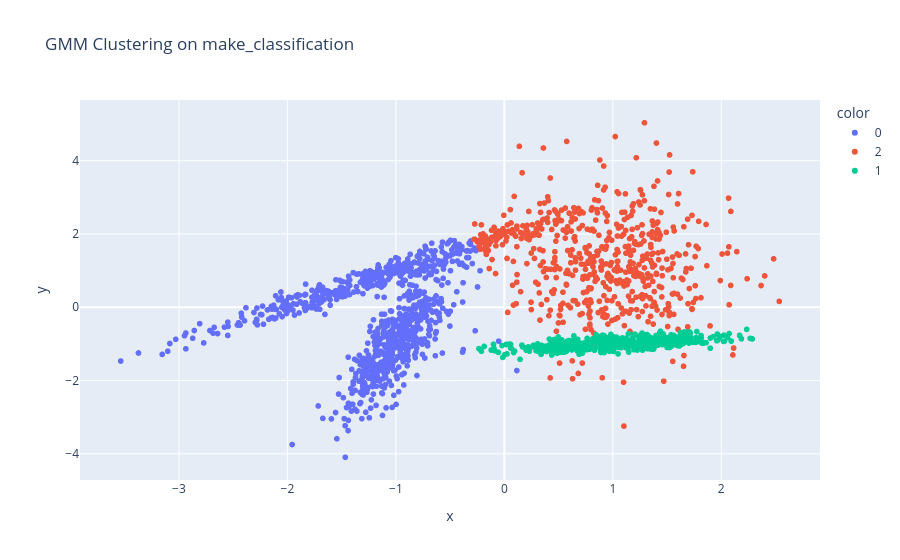

The cell this chart's notebook holds for it:
### Markdown cell above
#### make_classification

### Code cell
gmm = GaussianMixture(n_components=3, random_state=42)
labels_gmm = gmm.fit_predict(X_class)
fig = px.scatter(x=X_class[:,0], y=X_class[:,1], color=labels_gmm.astype(str), title="GMM Clustering on make_classification")
fig.show()

### Figure 1 — Plotly figure (JSON) as saved in the notebook; plotly's stock layout.template omitted (floating-point values rounded to 4 significant figures; data arrays with more than 128 entries replaced by an {"elided": "..."} marker saying what was removed)
{"data": [{"hovertemplate": "color=0<br>x=%{x}<br>y=%{y}<extra></extra>", "legendgroup": "0", "marker": {"color": "#636efa", "symbol": "circle"}, "mode": "markers", "name": "0", "showlegend": true, "type": "scattergl", "x": {"elided": "904 float values"}, "xaxis": "x", "y": {"elided": "904 float values"}, "yaxis": "y"}, {"hovertemplate": "color=2<br>x=%{x}<br>y=%{y}<extra></extra>", "legendgroup": "2", "marker": {"color": "#EF553B", "symbol": "circle"}, "mode": "markers", "name": "2", "showlegend": true, "type": "scattergl", "x": {"elided": "578 float values"}, "xaxis": "x", "y": {"elided": "578 float values"}, "yaxis": "y"}, {"hovertemplate": "color=1<br>x=%{x}<br>y=%{y}<extra></extra>", "legendgroup": "1", "marker": {"color": "#00cc96", "symbol": "circle"}, "mode": "markers", "name": "1", "showlegend": true, "type": "scattergl", "x": {"elided": "518 float values"}, "xaxis": "x", "y": {"elided": "518 float values"}, "yaxis": "y"}], "layout": {"legend": {"title": {"text": "color"}, "tracegroupgap": 0}, "title": {"text": "GMM Clustering on make_classification"}, "xaxis": {"anchor": "y", "domain": [0, 1], "title": {"text": "x"}}, "yaxis": {"anchor": "x", "domain": [0, 1], "title": {"text": "y"}}}}
